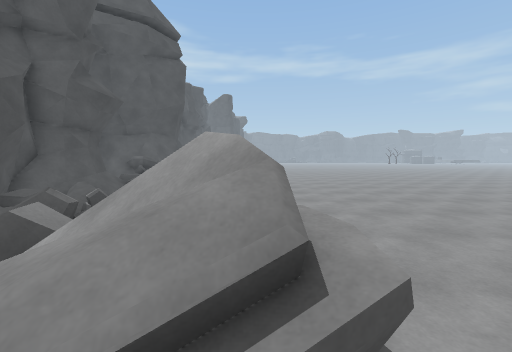
view 1 (above)

18 first-person views from a walk through a scene from a Unity 3-D project. The camera is 1.5 m above the floor, tilts 4° down and sees 90° across. The floor is counted in squares, 1 m on a side. Each view is taken from the middle of a square. On the plan, view 1 faces up. The plan holds only what a view shows up to about 13 squares ahead; the rest is blank. The place goes on beyond the plan. The player is left out.

view 2
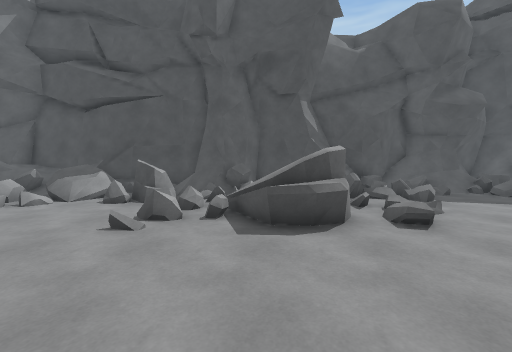

view 3
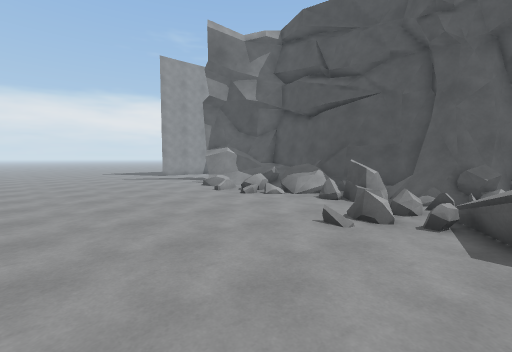

view 4
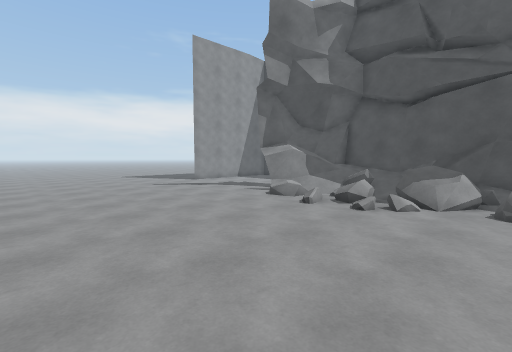

view 5
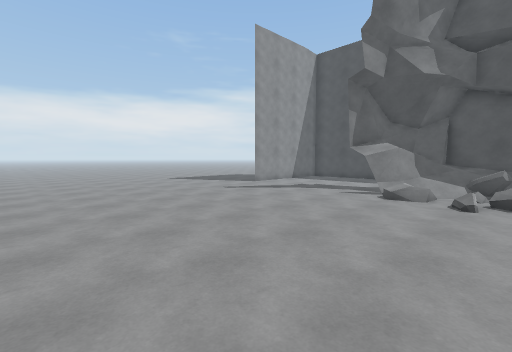

view 6
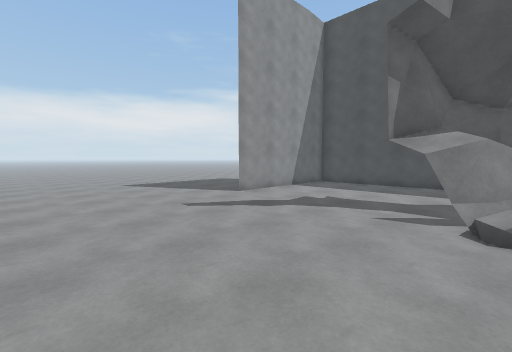

view 7
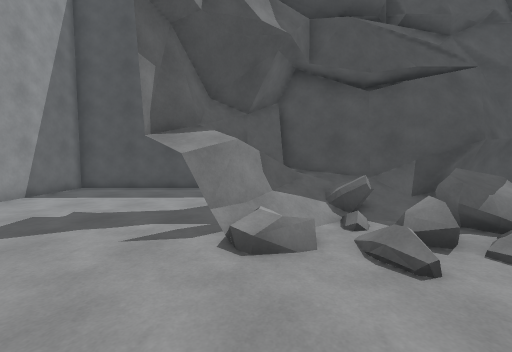

view 8
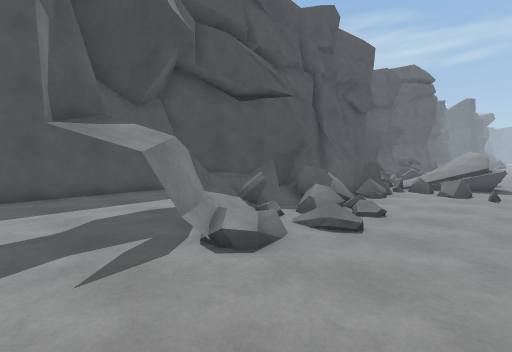

view 9
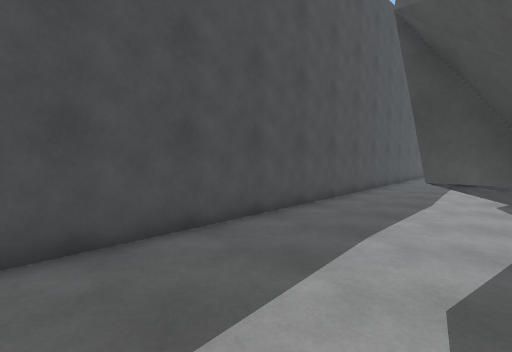

view 10
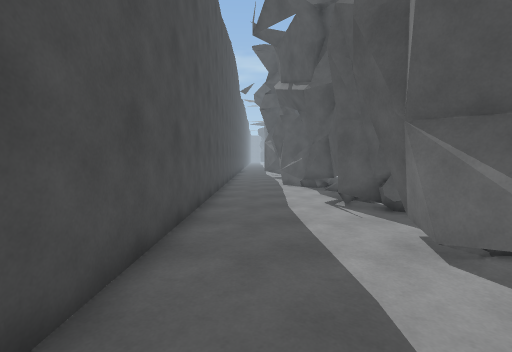

view 11
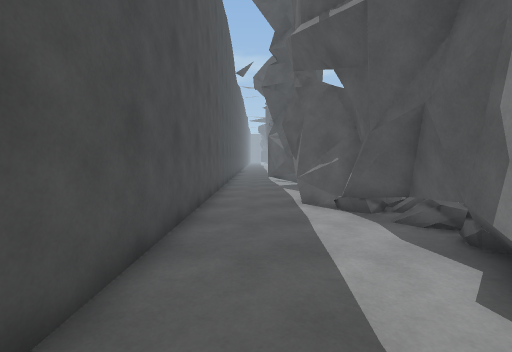

view 12
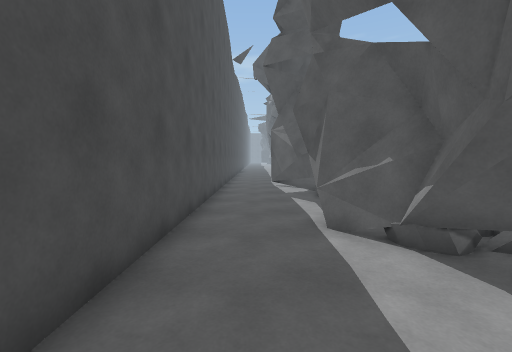

view 13
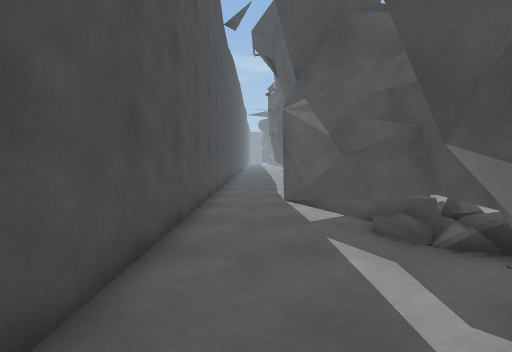

view 14
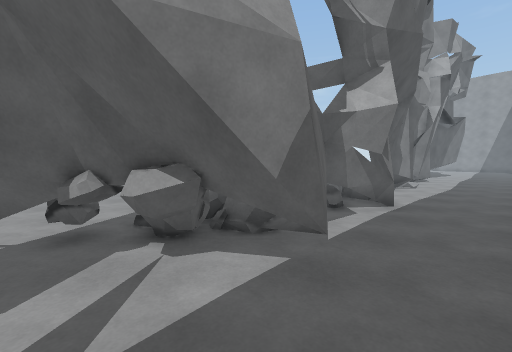

view 15
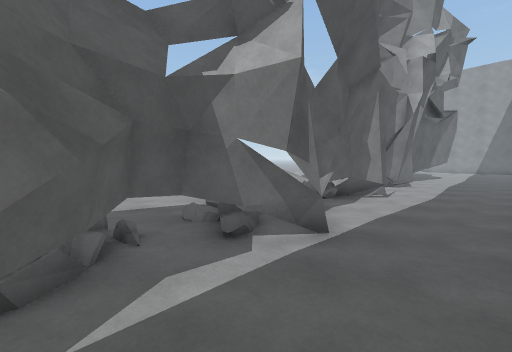

view 16
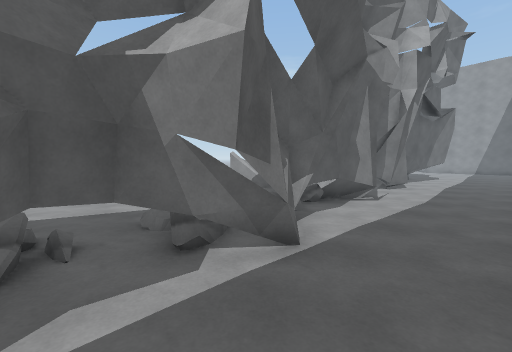

view 17
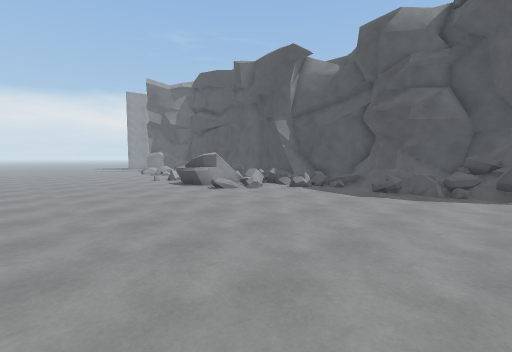

view 18
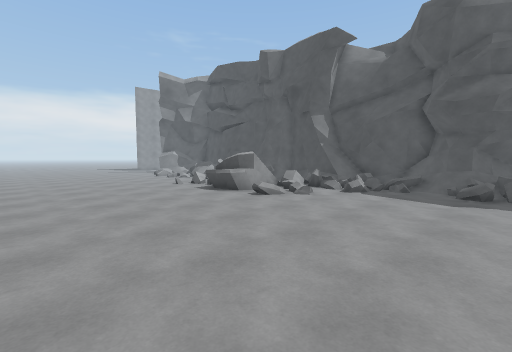

### Floor plan
Key: @ floor where view 1 was taken; # wall or solid block; . main floor; : floor 0.25 m higher than the main floor; + floor 0.5 m higher than the main floor; * floor 0.75 m higher than the main floor; % floor 1 m higher than the main floor; / step, stairs or slope; = window, fence, low wall or low ledge; ^ raised ledge; T thing the floor can be seen under or through; O other object.
Columns run from 11 left of view 1 to 8 right of it. Each row starts with its distance up from view 1.
 16 #....TTO....
 15 #...#TT=.......... .
 14 #..##TTT...........
 13 #..## #=............
 12 #..##===............
 11 #...#===............
 10 #....TT.............
  9 #...TTT/............
  8 #...T://............
  7 #...##:==...........
  6 #....#:+..O.........
  5 #....#==...O........
  4 #....#===###........
  3 #....#= ==#==.......
  2 #....#= :+%==.......
  1 #....###:+*=........
  0 #.....##.:.@........
 -1 #.....#O.+#=........
 -2 #....##==...........
 -3 #....#=#^...........
 -4 #....##==...........
 -5 #....##==...........
 -6 #....##^^.........
 -7 #....##==/........
 -8 #....#===/........ .
 -9 #...###=.O.........
-10 #...##=#............
-11 #.....##=O..........
-12 #.......#...........
-13 #...................
-14 #...................
-15 #...................
-16 #...................
-17 #...................
-18 #...................
-19 #...................

Where each view was taken, in squares from view 1:
view 1: 0 up, 0 right, facing up
view 2: 1 up, 6 right, facing left
view 3: 1 up, 6 right, facing down-left
view 4: 4 down, 6 right, facing down-left
view 5: 8 down, 8 right, facing down-left
view 6: 11 down, 4 right, facing down-left
view 7: 11 down, 2 right, facing left
view 8: 14 down, 1 right, facing up-left
view 9: 14 down, 6 left, facing up-left
view 10: 7 down, 9 left, facing up
view 11: 1 down, 9 left, facing up
view 12: 2 up, 9 left, facing up
view 13: 7 up, 9 left, facing up
view 14: 16 up, 10 left, facing down-right
view 15: 12 up, 10 left, facing down-right
view 16: 11 up, 10 left, facing down-right
view 17: 15 up, 8 right, facing down-left
view 18: 12 up, 8 right, facing down-left
